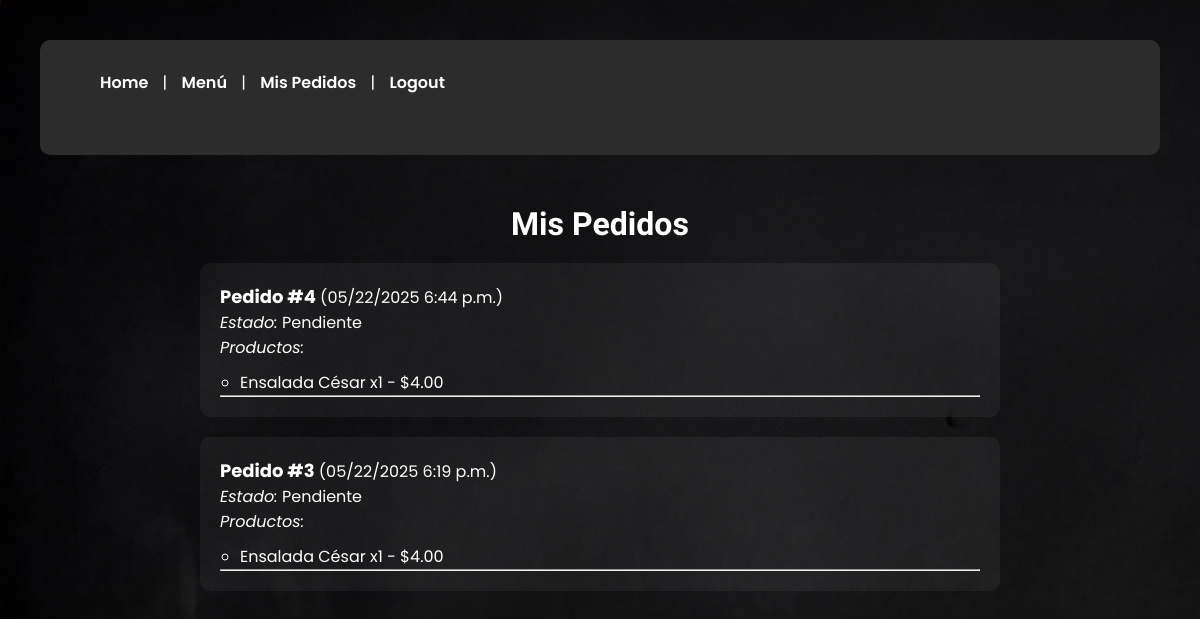
The app's page /mis-pedidos/ (signed in) with its own data.
### orders/models.py (models this page shows, shortened)
class Order(models.Model):
    from django.conf import settings
    STATUS_CHOICES = [
        ('P', 'Pendiente'),
        ('E', 'Entregado'),
    ]
    customer_name = models.CharField(max_length=100)
    phone = models.CharField(max_length=20)
    address = models.CharField(max_length=200)
    status = models.CharField(max_length=1, choices=STATUS_CHOICES, default='P')
    created_at = models.DateTimeField(auto_now_add=True)
    user    = models.ForeignKey(
        settings.AUTH_USER_MODEL,
        on_delete=models.CASCADE,
        related_name='orders',
        null=True,
        blank=True,
    )

class OrderItem(models.Model):
    order = models.ForeignKey(Order, related_name='items', on_delete=models.CASCADE)
    dish = models.ForeignKey(Dish, on_delete=models.CASCADE)
    quantity = models.PositiveIntegerField()
    unit_price = models.DecimalField(max_digits=8, decimal_places=2)

class Dish(models.Model):
    name        = models.CharField("Nombre", max_length=100)
    category    = models.CharField("Categoría", max_length=50, blank=True)
    description = models.TextField("Descripción", blank=True)
    price       = models.DecimalField("Precio", max_digits=8, decimal_places=2)
    image_url   = models.URLField("URL Imagen", blank=True)

### orders/views.py (the view)
# urls.py: path('mis-pedidos/', mis_pedidos,         name='mis_pedidos'),
@login_required
def mis_pedidos(request):
    pedidos = request.user.orders.all().order_by('-created_at')
    return render(request, 'orders/mis_pedidos.html', {'pedidos': pedidos})

### orders/templates/orders/mis_pedidos.html (shortened to what this page needs)
{% extends 'orders/base.html' %}
{% block content %}
<h2>Mis Pedidos</h2>
<ul class="pedidos-lista">
  {% for pedido in pedidos %}
    <li>
      <strong>Pedido #{{ pedido.id }}</strong> ({{ pedido.created_at|date:'SHORT_DATETIME_FORMAT' }})<br>
      <em>Estado:</em> {{ pedido.get_status_display }}<br>
      <em>Productos:</em>
      <ul>
        {% for item in pedido.items.all %}
          <li>{{ item.dish.name }} x{{ item.quantity }} - ${{ item.unit_price }}</li>
        {% endfor %}
      </ul>
      <hr>
    </li>
  {% empty %}
    <li>No tienes pedidos aún.</li>
  {% endfor %}
</ul>
{% endblock %}

### orders/static/orders/css/stylegeneral.css (style rules this page uses)
* { color: white; margin: 0; padding: 0; box-sizing: border-box; }
body { background-image: url('../images/fondo4.jpg'); color: var(--primary-color); text-align: center; }

### orders/static/orders/css/style-login.css (style rules this page uses)
:root { --color-fondo: #1e1e1e; --color-texto: #ffffff; --color-acento: #ffd821; --color-secundario: #2c2c2c; --fuente-principal: 'Fira Sans Condensed', sans-serif; --fuente-secundaria: 'Poppins', sans-serif; }
* { margin: 0; padding: 0; box-sizing: border-box; font-family: var(--fuente-secundaria); color: var(--color-texto); }
body { background-color: var(--color-fondo); padding: 40px; }
h2 { text-align: center; font-size: 32px; margin-bottom: 20px; font-family: var(--fuente-principal); }
ul.pedidos-lista { max-width: 800px; margin: auto; text-align: left; list-style: none; padding: 0; }
ul.pedidos-lista > li { background-color: rgba(255, 255, 255, 0.05); padding: 20px; border-radius: 10px; margin-bottom: 20px; }
ul.pedidos-lista > li strong { font-size: 18px; }
ul.pedidos-lista ul { margin-top: 10px; padding-left: 20px; }

### records on screen
Order: id "4", created_at "05/22/2025 6:44 p.m.", status "Pendiente"
OrderItem: dish.name "Ensalada César", quantity "1", unit_price "4.00"
Order: id "3", created_at "05/22/2025 6:19 p.m.", status "Pendiente"
OrderItem: dish.name "Ensalada César", quantity "1", unit_price "4.00"
